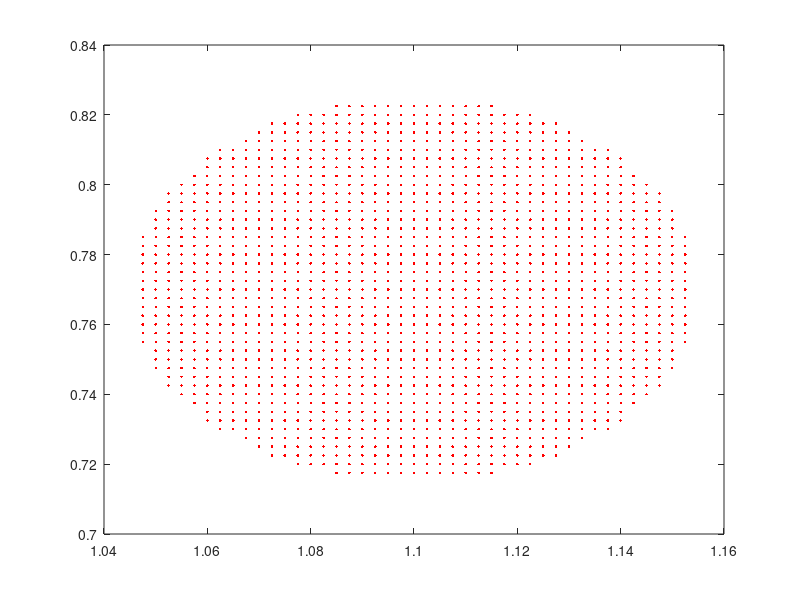

Reproduce this figure in MATLAB.
%% Filename : Cylinder2d_cubic.m

clf
clear all;
clc;
%% Mesh parameters.
radius = 0.055;
D = 2.0*radius
GAS_LS_INIT = 6.0*D
Lx = 20.0*D; Ly = 12.0*D;
Nx = 440*2; Ny = Nx*3/5;
dx = Lx/Nx
dy = Ly/Ny


%% disk parameters.
h = dx;
X_shift = Lx/2; Y_shift = GAS_LS_INIT+D;  
%h/16 to put marker away from grid lines on second level
%The markers are symmetric on single level (by taking odd #cells)
X_com = 0.0;
Y_com = 0.0;

%% write out the points.

counter = 0;
Npts = floor(radius/h);

%1st quadrant
idx = 0; 
for j = 1:Npts
    y = Y_com + (j)*h;
    for i = 1:Npts
        x = X_com + (i)*h;
        
        dist2 = (x-X_com)^2 + (y-Y_com)^2;
        if (dist2 <= radius^2)
            idx = idx+1;
            X_first(idx) = x; 
            Y_first(idx) = y; 
        end
    end
end
quad_pts = idx;

%2nd quadrant
idx = 0;
for k = 1:quad_pts
            x = X_first(k);
            y = Y_first(k);
          
            idx = idx+1;
            X_second(idx) = -x; 
            Y_second(idx) = y; 
end

%3rd quadrant
idx  = 0;
for k = 1:quad_pts
            x = X_first(k);
            y = Y_first(k);
          
            idx = idx+1;
            X_third(idx) = -x; 
            Y_third(idx) = -y; 
end

%4th quadrant
idx  = 0;
for k = 1:quad_pts
            x = X_first(k);
            y = Y_first(k);
          
            idx = idx+1;
            X_fourth(idx) = x; 
            Y_fourth(idx) = -y; 
end

%X-axis
idx = 0;
for k = -Npts+1:Npts-1
            x = X_com + k*h;
            y = Y_com;
          
            idx = idx+1;
            X_xaxis(idx) = x; 
            Y_xaxis(idx) = y; 
end

%Y-axis
idx = 0;
for k = -Npts+1:Npts-1
            x = X_com;
            y = Y_com + k*h;
          
            idx = idx+1;
            X_yaxis(idx) = x; 
            Y_yaxis(idx) = y; 
end

%%

X_array = [X_first,X_second,X_third,X_fourth,X_xaxis,X_yaxis];
Y_array = [Y_first,Y_second,Y_third,Y_fourth,Y_xaxis,Y_yaxis];

X_array = X_array + X_shift;
Y_array = Y_array + Y_shift;
    
%% plot the coordinates
clf
plot(X_first, Y_first, 'r.');
hold on;
plot(X_second, Y_second, 'k.');
hold on;
plot(X_third, Y_third, 'g.');
hold on;
plot(X_fourth, Y_fourth, 'c.');
hold on;
plot(X_xaxis, Y_xaxis, 'ro');
hold on;
plot(X_yaxis, Y_yaxis, 'ko');
hold on;
axis('equal')
hold off;


%% write the coordinates in the file
fid = fopen('cylinder2d.vertex','wt');
fprintf(fid,'%d\n', length(X_array));
for i = 1:length(X_array)
    fprintf(fid,'%f\t%f\n',X_array(i),Y_array(i));
end
fclose(fid); 

%% plot the disk

clf
plot(X_array, Y_array, 'r.');